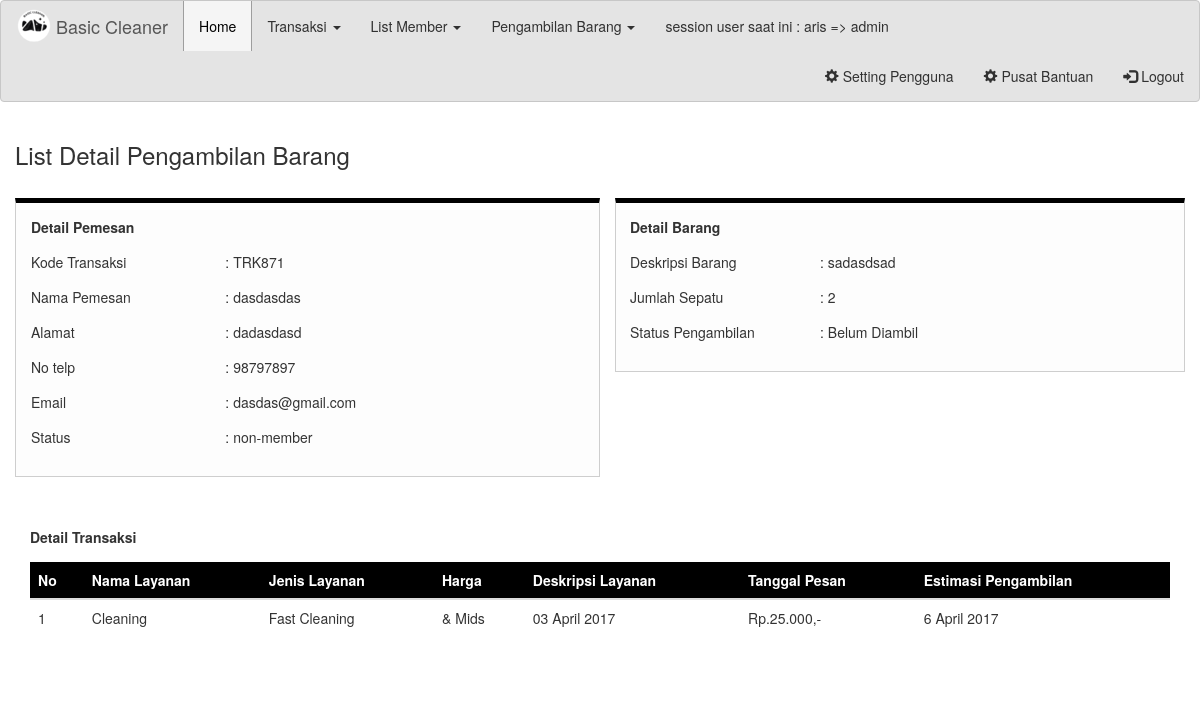
/homeadmin.php?page=transaksi_pengambilandetail&id_nota=TRK871 (signed in), run on the app's committed database.
### tables this page shows
CREATE TABLE `detail_transaksi_shoes` (
  `id_detail_transaksi_shoes` int(10) NOT NULL,
  `id_transaksi_shoes` varchar(20) NOT NULL,
  `id_kategori_layanan` varchar(20) NOT NULL,
  `nama_barang` text NOT NULL,
  `harga` int(10) NOT NULL,
  `jumlah_sepatu` int(10) NOT NULL
);

CREATE TABLE `transaksi_shoes` (
  `id_transaksi_shoes` varchar(20) NOT NULL DEFAULT '',
  `id_member` varchar(20) NOT NULL,
  `nama_lengkap` varchar(50) NOT NULL,
  `alamat` text NOT NULL,
  `no_telp` varchar(20) NOT NULL,
  `email` varchar(20) NOT NULL,
  `status_member` enum('member','non-member') NOT NULL,
  `tgl_transaksi` date NOT NULL,
  `status_pengambilan` enum('S','B') NOT NULL
);

CREATE TABLE `kategori_layanan` (
  `id_kategori_layanan` int(10) NOT NULL,
  `jenis_layanan` varchar(20) NOT NULL,
  `nama_layanan` varchar(30) NOT NULL,
  `harga_layanan` int(10) NOT NULL,
  `deskripsi_layanan` text NOT NULL
);

### config/function_general.php (called while the page is built, shortened)
<?php date_default_timezone_set('Asia/jakarta');
function tgl_indo($tgl){
    $tanggal = substr($tgl,8,2);
    $bulan   = getBulan(substr($tgl,5,2));
    $tahun   = substr($tgl,0,4);
    return $tanggal.' '.$bulan.' '.$tahun;
}
function getBulan($bln){
    switch ($bln){
        case 4:
            return "April";
        break;
    }
}
function stat_pengambilan($argue){
    if ($argue =='B') {
        $show_status ='Belum Diambil';
    }elseif ($argue =='S') {
        $show_status ='Sudah Diambil';
    }
    return $show_status;
}
function adding_days($days){
    $execute = substr($days, 8)+3;
    return $execute;
}
function split_month_year($var_month_year){
    $split_date = substr($var_month_year, 0,8);
    return $split_date;
}
function formatuang($nilai_matauang){
    $var = number_format($nilai_matauang,0,",",".").',-';
    return $var;
}
?>

### modul/transaksi_pengambilandetail.php (the view, shortened to what this page needs)
<?php $shownon_member = mysqli_fetch_array(mysqli_query($con,
	"SELECT ts.id_transaksi_shoes,
			dts.id_kategori_layanan,
		 	ts.id_member,
			ts.nama_lengkap,
			ts.alamat,
			ts.no_telp,
			ts.email,
			ts.status_member,
			ts.tgl_transaksi,
			ts.status_pengambilan,
			dts.nama_barang,
			dts.harga,
			dts.jumlah_sepatu
	FROM transaksi_shoes ts
	JOIN detail_transaksi_shoes dts ON ts.id_transaksi_shoes=dts.id_transaksi_shoes
	WHERE ts.id_transaksi_shoes='$_GET[id_nota]'"));
	$showmember = mysqli_fetch_array(mysqli_query($con,
			 "SELECT * FROM member m
			  JOIN transaksi_shoes ts ON m.id_member=ts.id_member
			  WHERE ts.id_transaksi_shoes='$_GET[id_nota]'"));
?>
<div class='main-containpages'>
	<div style="margin-bottom:30px;">
		<h3>List Detail Pengambilan Barang</h3>
	</div>
    <section>
		<div class="col-md-6 box-detailtransaction_out">
	    	<div class="form-group"><strong>Detail Pemesan</strong></div>
	    	<div class="form-group">
	    		<div class="row">
	    			<div class="col-md-4">Kode Transaksi</div>
	    			<div class="col-md-5">: <?php echo $_GET['id_nota'];?></div>
	    		</div>
	    	</div>
	    	<?php if ($shownon_member['status_member']=='member') { ?>
		        <div class="form-group">
		        	<div class="row">
		        		<div class="col-md-4">Nama Pemesan</div>
		        		<div class="col-md-5">: <?php echo $showmember['nama_member'] ;?></div>
		        	</div>
		        </div>
		        <div class="form-group">
		        	<div class="row">
		        		<div class="col-md-4">Alamat </div>
		        		<div class="col-md-5">: <?php echo $showmember['alamat_member'];?></div>
		        	</div>
		        </div>
		        <div class="form-group">
		        	<div class="col-md-4">No telp</div>
		        	<div class="col-md-5">: <?php echo $showmember['notelp_member'];?></div>
		        </div>
		        <div class="form-group">
		        	<div class="col-md-4">Email</div>
		        	<div class="col-md-5"> : <?php echo $showmember['email_member'];?></div>
		        </div>
		        <div class="form-group">
		        	<div class="col-md-4"> Status</div>
		        	<div class="col-md-5">: <?php echo $shownon_member['status_member'];?></div>
		        </div>
		    <?php }elseif ($shownon_member['status_member']=='non-member') { ?>
		    	<div class="form-group">
		    		<div class="row">
			           <div class="col-md-4"> Nama Pemesan </div>
			           <div class="col-md-5"> : <?php echo $shownon_member['nama_lengkap'] ;?></div>
			        </div>
		    	</div>
		        <div class="form-group">
		       		<div class="row">
			        	<div class="col-md-4">Alamat</div>
			        	<div class="col-md-5"> : <?php echo $shownon_member['alamat'];?></div>
			        </div>
		        </div>
		        <div class="form-group">
		        	<div class="row">
		        		<div class="col-md-4">No telp</div>
		        		<div class="col-md-5"> : <?php echo $shownon_member['no_telp'];?></div>
		        	</div>
		        </div>
		        <div class="form-group">
		        	<div class="row">
		        		<div class="col-md-4">Email</div>
		        		<div class="col-md-5"> : <?php echo $shownon_member['email'];?></div>
		        	</div>
		        </div>
		        <div class="form-group">
		        	<div class="row">
		        		<div class="col-md-4">Status</div>
		        		<div class="col-md-5"> : <?php echo $shownon_member['status_member'];?></div>
		        	</div>
		        </div>
		    <?php } ?>
		</div>
		<div class="row">
	    	<div class="col-md-6">
	    		<div class="box-detailtransaction_out">
					<div class="form-group">
						<strong>Detail Barang</strong>
					</div>
					<div class="form-group">
						<div class="row">
							<div class="col-md-4"> Deskripsi Barang </div>
							<div class="col-md-5"> : <?php echo $shownon_member['nama_barang'];?></div>
						</div>
					</div>
					<div class="form-group">
						<div class="row">
							<div class="col-md-4"> Jumlah Sepatu </div>
							<div class="col-md-5"> : <?php echo $shownon_member['jumlah_sepatu'];?></div>
						</div>
					</div>
					<div class="form-group">
						<div class="row">
							<div class="col-md-4"> Status Pengambilan </div>
							<div class="col-md-5"> : <?php echo stat_pengambilan($shownon_member['status_pengambilan']);?></div>
						</div>
					</div>
	    		</div>
	    	</div>
	    </div>
		<div class="col-md-12" style="margin-top:50px;">
    		<div class="form-group"><strong>Detail Transaksi</strong></div>
    		<table class="table table-hover" style="font-size:14px;">
    			<thead class="custom-headtables-globalconf">
	    			<tr>
	    				<th>No</th>
	    				<th>Nama Layanan</th>
	    				<th>Jenis Layanan</th>
	    				<th>Harga</th>
	    				<th>Deskripsi Layanan</th>
	    				<th>Tanggal Pesan</th>
	    				<th>Estimasi Pengambilan</th>
    				</tr>
    			</thead>
    			<?php
	    			$no =1;
    				$get_transaction = mysqli_query($con,
    					"SELECT * FROM transaksi_shoes ts
					     JOIN detail_transaksi_shoes dts ON ts.id_transaksi_shoes=dts.id_transaksi_shoes
    					 JOIN kategori_layanan kl ON dts.id_kategori_layanan=kl.id_kategori_layanan");
						 while ($result_transaction = mysqli_fetch_array($get_transaction)) { ?>
    			<tbody>
    				<tr>
						<td><?php echo $no;?></td>
    					<td><?php echo $result_transaction['jenis_layanan'];?></td>
    					<td><?php echo $result_transaction['nama_layanan'];?></td>
    					<td><?php echo tgl_indo($result_transaction['deskripsi_layanan']);?></td>
    					<td><?php echo tgl_indo($shownon_member['tgl_transaksi']);?></td>
    					<td>Rp.<?php echo formatuang($result_transaction['harga']);?></td>
    					<td><?php echo tgl_indo(adding_days($result_transaction['tgl_transaksi'])).tgl_indo(split_month_year($result_transaction['tgl_transaksi']));?></td>
    				</tr>
    			<?php } ?>
    			</tbody>
    		</table>
		</div>
    </section>
</div>

### frontend/css/style.css (style rules this page uses)
.main-containpages { padding: 0px; }
.box-detailtransaction_out { border: 1px solid #cecece; padding: 14px; background: #fdfdfd; border-top: 5px solid #000; }
.custom-headtables-globalconf { background-color: #000; color: #fff; }

### data on the page
detail_transaksi_shoes: id_transaksi_shoes.nama_lengkap "dasdasdas", id_transaksi_shoes.alamat "dadasdasd", id_transaksi_shoes.no_telp "98797897", id_transaksi_shoes.email "dasdas@gmail.com", id_transaksi_shoes.status_member "non-member", nama_barang "sadasdsad", jumlah_sepatu "2", id_transaksi_shoes.status_pengambilan "Belum Diambil", id_kategori_layanan.jenis_layanan "Cleaning", id_kategori_layanan.nama_layanan "Fast Cleaning", id_kategori_layanan.deskripsi_layanan "& Mids", id_transaksi_shoes.tgl_transaksi "03 April 2017", harga "25.000,-", id_transaksi_shoes.tgl_transaksi "6", id_transaksi_shoes.tgl_transaksi "April 2017"

### other printed values
$_SESSION['nama_admin'] "aris"
$_SESSION['level_admin'] "admin"
$_GET['id_nota'] "TRK871"
